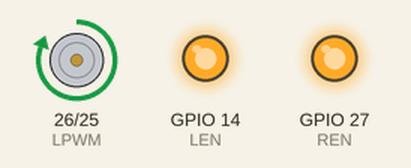
Simulated run of this sketch. Board: ESP32. Parts: motor-driver pin pairs drawn as motors (green arrow = first pin HIGH = forward, orange = second pin HIGH = backward, longer = more drive), output pins drawn as LEDs (lit = HIGH). What the sketch prints to the serial monitor is not drawn.

Above: at 0.06 s.
Timing chart, 0 to 3.0 s (numbered marks = the images above):
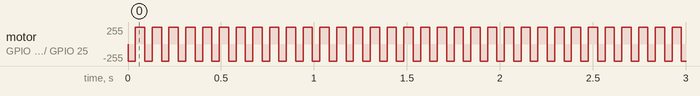

Measured:
- by itself, motor on GPIO 26 (LPWM) / GPIO 25 (RPWM): alternates forward 255/255 for 0.05 s and backward 255/255 for 0.04 s

The sketch:

motor_test.ino
```cpp
#define RPWM 25
#define LPWM 26
#define REN 27
#define LEN 14

#define PWM_FREQ 20000
#define PWM_RES 8

void setup() {
  Serial.begin(115200);

  pinMode(REN, OUTPUT);
  pinMode(LEN, OUTPUT);

  digitalWrite(REN, HIGH);
  digitalWrite(LEN, HIGH);

  ledcSetup(0, PWM_FREQ, PWM_RES);
  ledcAttachPin(RPWM, 0);

  ledcSetup(1, PWM_FREQ, PWM_RES);
  ledcAttachPin(LPWM, 1);

  Serial.begin(115200);
}

void loop() {
  // Forward
  ledcWrite(0, 255);
  ledcWrite(1, 0);
  delay(40);
  Serial.println("Forward");

  // Stop
  // ledcWrite(0, 0);
  // ledcWrite(1, 0);
  // delay(10);
  // Serial.println("Stop");
  // Reverse
  ledcWrite(0, 0);
  ledcWrite(1, 255);
  delay(50);
  Serial.println("Reverse");

  // Stop
//   ledcWrite(0, 0);
//   ledcWrite(1, 0);
//   delay(10);
//   Serial.println("Stop");
 }
```
